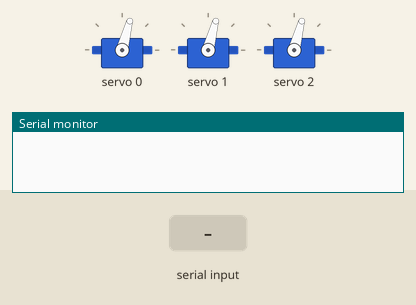
The sketch below on a simulated Arduino Uno, built with avr-gcc and run on an emulated ATmega328P. On the bench: 3 × servo, the last lines printed to the serial monitor. Inputs (shaded band) come from the test bench.

Above: at 1.2 s.
1.3 s: "90,45,200\n" received over Serial
At 2.1 s:
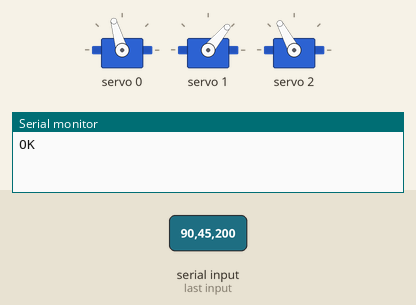
2.8 s: "30,150,10\n" received over Serial
At 3.2 s:
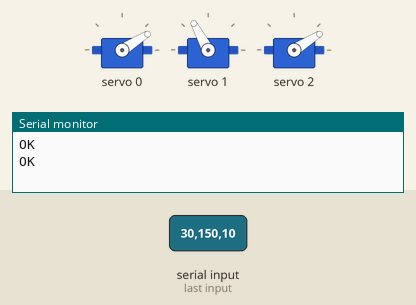
4.3 s: "1,90,45\n" received over Serial
At 5.6 s:
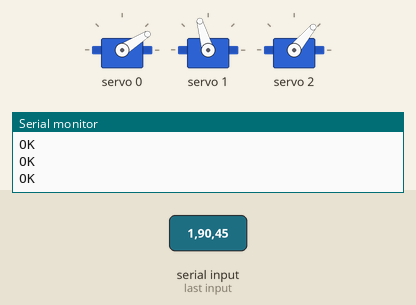
Timing chart, 0 to 7.3 s (numbered marks = the images above; inputs shaded):
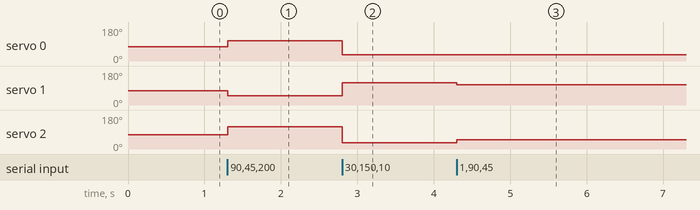

Measured:
- after the input at 1.3 s, servo 0: 75° → 106° at once; servo 1: 75° → 50° at once; servo 2: 75° → 118° at once
- after the input at 2.8 s, servo 0: 106° → 32° at once; servo 1: 50° → 118° at once; servo 2: 118° → 32° at once
- after the input at 4.3 s, servo 1: 118° → 106° at once; servo 2: 32° → 50° at once

The sketch:

servo_controller.ino
```cpp
#include <Wire.h>
#include <Adafruit_PWMServoDriver.h>

Adafruit_PWMServoDriver pwm = Adafruit_PWMServoDriver();

#define SERVOMIN 100
#define SERVOMAX 570
#define NEUTRAL_ANGLE 65

#define MAX_VALUES 3
#define BUF_SIZE 32

char input_buf[BUF_SIZE];
int buf_idx = 0;
int values[MAX_VALUES];

void moveServo(int motor, int angle) {
  angle = constrain(angle, 30, 100);
  int pulselen = map(angle, 0, 180, SERVOMIN, SERVOMAX);
  pwm.setPWM(motor, 0, pulselen);
}

void parseLine() {
  input_buf[buf_idx] = '\0';      // Null-terminate the string
  buf_idx = 0;                    // Reset for next line

  int numValues = 0;
  char *token = strtok(input_buf, ",");

  while (token && numValues < MAX_VALUES) {
    values[numValues++] = atoi(token);
    token = strtok(NULL, ",");
  }

  if (numValues == MAX_VALUES) {
    moveServo(0, values[0]);
    moveServo(1, values[1]);
    moveServo(2, values[2]);
    Serial.println("OK");
  } else {
    Serial.println("BAD");
  }
}

void setup() {
  Serial.begin(115200);
  pwm.begin();
  pwm.setPWMFreq(50);

  moveServo(0, NEUTRAL_ANGLE);
  moveServo(1, NEUTRAL_ANGLE);
  moveServo(2, NEUTRAL_ANGLE);
}

void loop() {
  while (Serial.available() > 0) {

    char c = Serial.read();

    // Ignore carriage returns
    if (c == '\r') continue;

    // Line complete
    if (c == '\n') {
      parseLine();
      continue;
    }

    // Add to buffer safely
    if (buf_idx < BUF_SIZE - 1) {
      input_buf[buf_idx++] = c;
    } else {
      // Overflow → reset to avoid partial garbage
      buf_idx = 0;
    }
  }
}
```
